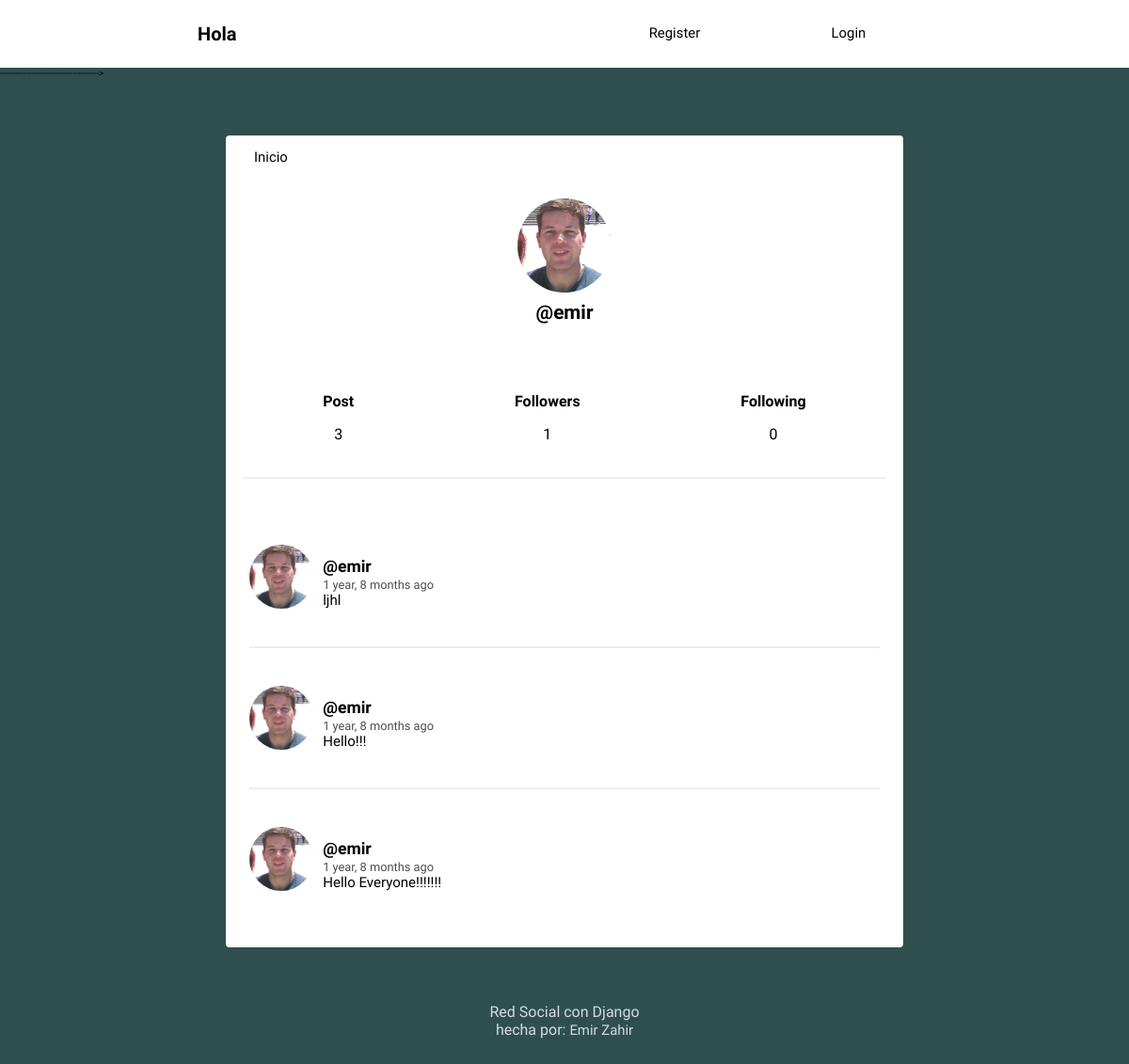
The app's page /profile/emir/ with its own data.
### socialApp/models.py (models this page shows, shortened)
class Profile(models.Model):
    user = models.OneToOneField(User, on_delete=models.CASCADE)
    image = models.ImageField(default='batman.png')
    def following(self):
        user_ids = Relationship.objects.filter(from_user=self.user)\
                                .values_list('to_user_id', flat=True)
        return User.objects.filter(id__in=user_ids)
    def followers(self):
        user_ids = Relationship.objects.filter(to_user=self.user)\
                                .values_list('from_user_id', flat=True)
        return User.objects.filter(id__in=user_ids)

class Posts(models.Model):
    user = models.ForeignKey(User, on_delete=models.CASCADE, related_name='posts')
    timestamp = models.DateTimeField(default=timezone.now)
    content = models.TextField()
    class Meta: #La clase meta sirve para establece el corpontamiento de la clase
        ordering = ['-timestamp']#Ordena los post de manera descendente

### socialApp/views.py (the view)
# urls.py: path('profile/', views.profile, name='profile'),
def profile(request, username=None):
    current_user = request.user
    if username and username != current_user:
        user = User.objects.get(username=username)
        posts = user.posts.all()
    else:
        posts = current_user.posts.all()
        user = current_user
    return render(request, 'socialApp/profile.html', {'user':user, 'posts':posts})

### socialApp/templates/socialApp/profile.html (shortened to what this page needs)
{% extends 'socialApp/feed.html' %}
{% block content %}
<div class="profile">
	<img src="{{ user.profile.image.url }}">
	<h2>@{{ user.username }}</h2>
</div>
<div class="follow">
	<div>
		<h5>Post</h5>
		<p>{{ user.posts.count }}</p>
	</div>
	<div>
		<h5>Followers</h5>
		<p>{{ user.profile.followers.count }}</p>
	</div>
	<div>
		<h5>Following</h5>
		<p>{{ user.profile.following.count }}</p>
	</div>
</div>
{{ block.super }}
{% endblock %}

### socialApp/templates/socialApp/feed.html (shortened to what this page needs)
{% extends 'socialApp/layout.html' %}
{% load humanize %} #Aca se carga la aplicación humanize instalada en settings.py
{% block content %}
{% for post in posts %}
<article>
    <div class="container-article">
        <img src="{{ post.user.profile.image.url  }}">
        <div>
            <h2 class="username"><a href="{% url 'profile' post.user.username %}">@{{ post.user.username }}</a></h2>
            <time data-time="#">{{ post.timestamp|naturaltime }}</time>
            <div class="post">{{ post.content }}</div>
        </div>
    </div>
</article>
 {% endfor %}
{% endblock %}

### socialApp/static/style.css (style rules this page uses)
body { background: #2F4F4F; font-size: 62.5%; font-family: 'Varela Round', Helvetica, Arial, serif; }
h5 { font-size: 1rem; margin-bottom: 0; }
p { font-size: 1rem; }
img { object-fit: cover; }
a { font-size: .93rem; text-decoration: none; color: black; }
article { width: 93%; margin: auto; padding: 40px 0; border-bottom: 2px solid #ECEEEF; }
.username { margin-bottom: .2rem; }
.username a { font-size: 1.1rem; }
.container-article { display: flex; }
.container-article img { height: 68px; width: 68px; margin-right: 10px; border-radius: 50%; }
article:last-child { border-bottom: 0; }
time { font-size: .8rem; opacity: .7; }
.post { font-size: .94rem; }
.profile { display: flex; align-items: center; flex-direction: column; }
.profile img { height: 100px; width: 100px; margin-right: 10px; border-radius: 50%; margin: 20px; }
.profile h2 { margin-top: -10px; font-size: 1.3rem; }
.follow { display: flex; width: 95%; justify-content: space-around; margin: 30px auto; text-align: center; border-bottom: 2px solid #ECEEEF; padding-bottom: 20px; }

### records on screen
Posts: user.profile.image (picture), user.username "emir", timestamp "1 year, 8 months ago", content "ljhl"
Posts: user.profile.image (picture), user.username "emir", timestamp "1 year, 8 months ago", content "Hello!!!"
Posts: user.profile.image (picture), user.username "emir", timestamp "1 year, 8 months ago", content "Hello Everyone!!!!!!!"

### other values on screen
{{ user.username }} "emir"
{{ user.posts.count }} "3"
{{ user.profile.followers.count }} "1"
{{ user.profile.following.count }} "0"
